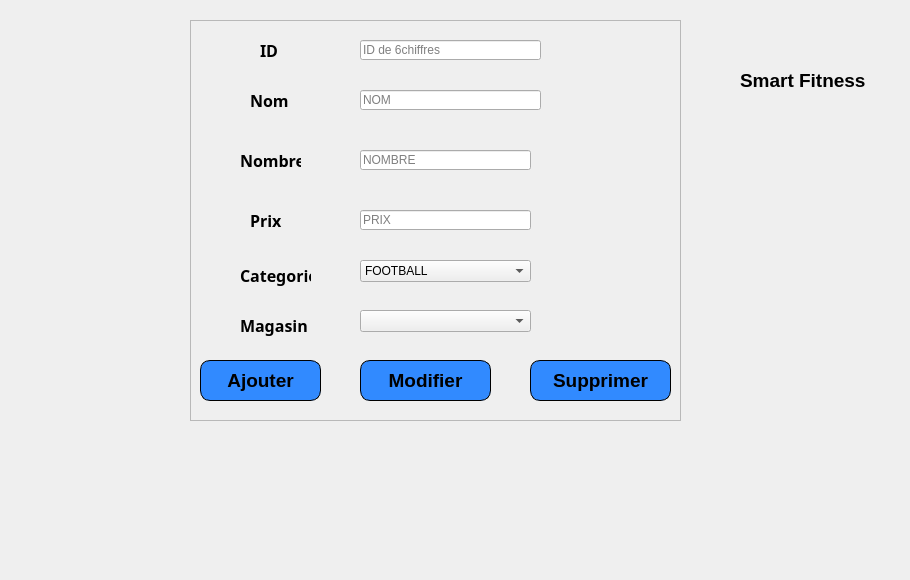
       <widget class="QWidget" name="tab_10">
        <attribute name="title">
         <string>Ajouter produit</string>
        </attribute>
        <widget class="QFrame" name="frame_3">
         <property name="geometry">
          <rect>
           <x>190</x>
           <y>20</y>
           <width>491</width>
           <height>401</height>
          </rect>
         </property>
         <property name="styleSheet">
          <string notr="true"/>
         </property>
         <property name="frameShape">
          <enum>QFrame::StyledPanel</enum>
         </property>
         <property name="frameShadow">
          <enum>QFrame::Raised</enum>
         </property>
         <widget class="QLineEdit" name="lineEdit_idpr">
          <property name="geometry">
           <rect>
            <x>170</x>
            <y>20</y>
            <width>181</width>
            <height>20</height>
           </rect>
          </property>
          <property name="styleSheet">
           <string notr="true"/>
          </property>
          <property name="text">
           <string/>
          </property>
          <property name="placeholderText">
           <string>ID de 6chiffres</string>
          </property>
         </widget>
         <widget class="QLineEdit" name="lineEdit_nompr">
          <property name="geometry">
           <rect>
            <x>170</x>
            <y>70</y>
            <width>181</width>
            <height>20</height>
           </rect>
          </property>
          <property name="styleSheet">
           <string notr="true"/>
          </property>
          <property name="placeholderText">
           <string>NOM</string>
          </property>
         </widget>
         <widget class="QLineEdit" name="lineEdit_nombrepr">
          <property name="geometry">
           <rect>
            <x>170</x>
            <y>130</y>
            <width>171</width>
            <height>20</height>
           </rect>
          </property>
          <property name="styleSheet">
           <string notr="true"/>
          </property>
          <property name="placeholderText">
           <string>NOMBRE</string>
          </property>
         </widget>
         <widget class="QLineEdit" name="lineEdit_prixpr">
          <property name="geometry">
           <rect>
            <x>170</x>
            <y>190</y>
            <width>171</width>
            <height>20</height>
           </rect>
          </property>
          <property name="styleSheet">
           <string notr="true"/>
          </property>
          <property name="placeholderText">
           <string>PRIX</string>
          </property>
         </widget>
         <widget class="QLabel" name="label_nomp">
          <property name="geometry">
           <rect>
            <x>60</x>
            <y>70</y>
            <width>41</width>
            <height>20</height>
           </rect>
          </property>
          <property name="font">
           <font>
            <family>Trebuchet MS</family>
            <pointsize>12</pointsize>
            <weight>75</weight>
            <bold>true</bold>
           </font>
          </property>
          <property name="text">
           <string>Nom</string>
          </property>
         </widget>
         <widget class="QLabel" name="label_nombrep">
          <property name="geometry">
           <rect>
            <x>50</x>
            <y>130</y>
            <width>61</width>
            <height>20</height>
           </rect>
          </property>
          <property name="font">
           <font>
            <family>Trebuchet MS</family>
            <pointsize>12</pointsize>
            <weight>75</weight>
            <bold>true</bold>
           </font>
          </property>
          <property name="text">
           <string>Nombre</string>
          </property>
         </widget>
         <widget class="QLabel" name="label_prixp">
          <property name="geometry">
           <rect>
            <x>60</x>
            <y>190</y>
            <width>41</width>
            <height>20</height>
           </rect>
          </property>
          <property name="font">
           <font>
            <family>Trebuchet MS</family>
            <pointsize>12</pointsize>
            <weight>75</weight>
            <bold>true</bold>
           </font>
          </property>
          <property name="styleSheet">
           <string notr="true"/>
          </property>
          <property name="text">
           <string>Prix</string>
          </property>
         </widget>
         <widget class="QLabel" name="label_categoriep">
          <property name="geometry">
           <rect>
            <x>50</x>
            <y>240</y>
            <width>71</width>
            <height>31</height>
           </rect>
          </property>
          <property name="font">
           <font>
            <family>Trebuchet MS</family>
            <pointsize>12</pointsize>
            <weight>75</weight>
            <bold>true</bold>
           </font>
          </property>
          <property name="text">
           <string>Categorie</string>
          </property>
         </widget>
         <widget class="QLabel" name="label_idp">
          <property name="geometry">
           <rect>
            <x>70</x>
            <y>20</y>
            <width>21</width>
            <height>20</height>
           </rect>
          </property>
          <property name="font">
           <font>
            <family>Trebuchet MS</family>
            <pointsize>12</pointsize>
            <weight>75</weight>
            <bold>true</bold>
           </font>
          </property>
          <property name="text">
           <string>ID</string>
          </property>
         </widget>
         <widget class="QComboBox" name="comboBox_cat">
          <property name="geometry">
           <rect>
            <x>170</x>
            <y>240</y>
            <width>171</width>
            <height>22</height>
           </rect>
          </property>
          <item>
           <property name="text">
            <string>FOOTBALL</string>
           </property>
          </item>
          <item>
           <property name="text">
            <string>HANDBALL</string>
           </property>
          </item>
          <item>
           <property name="text">
            <string>BASKETBALL</string>
           </property>
          </item>
          <item>
           <property name="text">
            <string>VOLLEYBALL</string>
           </property>
          </item>
         </widget>
         <widget class="QLabel" name="label_magasinp">
          <property name="geometry">
           <rect>
            <x>50</x>
            <y>290</y>
            <width>71</width>
            <height>31</height>
           </rect>
          </property>
          <property name="font">
           <font>
            <family>Trebuchet MS</family>
            <pointsize>12</pointsize>
            <weight>75</weight>
            <bold>true</bold>
           </font>
          </property>
          <property name="text">
           <string>Magasin</string>
          </property>
         </widget>
         <widget class="QComboBox" name="combobox_mag">
          <property name="geometry">
           <rect>
            <x>170</x>
            <y>290</y>
            <width>171</width>
            <height>22</height>
           </rect>
          </property>
         </widget>
         <widget class="QLabel" name="label_produit">
          <property name="geometry">
           <rect>
            <x>0</x>
            <y>0</y>
            <width>491</width>
            <height>400</height>
           </rect>
          </property>
          <property name="text">
           <string/>
          </property>
          <property name="pixmap">
           <pixmap resource="projet.qrc">:/images/imf.jpg</pixmap>
          </property>
         </widget>
         <widget class="QPushButton" name="pushButton_sauvgarderproduit">
          <property name="geometry">
           <rect>
            <x>10</x>
            <y>340</y>
            <width>121</width>
            <height>41</height>
           </rect>
          </property>
          <property name="font">
           <font>
            <family>Arial</family>
            <pointsize>14</pointsize>
            <weight>75</weight>
            <italic>false</italic>
            <bold>true</bold>
           </font>
          </property>
          <property name="styleSheet">
           <string notr="true">	border: 1px solid black;
border-radius: 10px;
padding: 0 8px;
background: #318aff;
font: bold, &quot;Arial&quot;;;
text-align:center;</string>
          </property>
          <property name="text">
           <string>Ajouter</string>
          </property>
          <property name="icon">
           <iconset resource="projet.qrc">
            <normaloff>:/images/add-button.png</normaloff>:/images/add-button.png</iconset>
          </property>
          <property name="iconSize">
           <size>
            <width>30</width>
            <height>30</height>
           </size>
          </property>
         </widget>
         <widget class="QPushButton" name="pushButton_modifierproduit">
          <property name="geometry">
           <rect>
            <x>170</x>
            <y>340</y>
            <width>131</width>
            <height>41</height>
           </rect>
          </property>
          <property name="font">
           <font>
            <family>Arial</family>
            <pointsize>14</pointsize>
            <weight>75</weight>
            <italic>false</italic>
            <bold>true</bold>
           </font>
          </property>
          <property name="styleSheet">
           <string notr="true">	border: 1px solid black;
border-radius: 10px;
padding: 0 8px;
background: #318aff;
font: bold, &quot;Arial&quot;;;
text-align:center;</string>
          </property>
          <property name="text">
           <string>Modifier</string>
          </property>
          <property name="icon">
           <iconset resource="projet.qrc">
            <normaloff>:/images/modifier.png</normaloff>:/images/modifier.png</iconset>
          </property>
          <property name="iconSize">
           <size>
            <width>30</width>
            <height>30</height>
           </size>
          </property>
         </widget>
         <widget class="QPushButton" name="pushButton_supprimerpr">
          <property name="geometry">
           <rect>
            <x>340</x>
            <y>340</y>
            <width>141</width>
            <height>41</height>
           </rect>
          </property>
          <property name="font">
           <font>
            <family>Arial</family>
            <pointsize>14</pointsize>
            <weight>75</weight>
            <italic>false</italic>
            <bold>true</bold>
           </font>
          </property>
          <property name="styleSheet">
           <string notr="true">	border: 1px solid black;
border-radius: 10px;
padding: 0 8px;
background: #318aff;
font: bold, &quot;Arial&quot;;;
text-align:center;</string>
          </property>
          <property name="text">
           <string>Supprimer</string>
          </property>
          <property name="icon">
           <iconset resource="projet.qrc">
            <normaloff>:/images/Erase.png</normaloff>:/images/Erase.png</iconset>
          </property>
          <property name="iconSize">
           <size>
            <width>25</width>
            <height>25</height>
           </size>
          </property>
         </widget>
         <zorder>label_produit</zorder>
         <zorder>lineEdit_idpr</zorder>
         <zorder>lineEdit_nompr</zorder>
         <zorder>lineEdit_nombrepr</zorder>
         <zorder>lineEdit_prixpr</zorder>
         <zorder>label_nomp</zorder>
         <zorder>label_nombrep</zorder>
         <zorder>label_prixp</zorder>
         <zorder>label_categoriep</zorder>
         <zorder>label_idp</zorder>
         <zorder>comboBox_cat</zorder>
         <zorder>label_magasinp</zorder>
         <zorder>combobox_mag</zorder>
         <zorder>pushButton_sauvgarderproduit</zorder>
         <zorder>pushButton_modifierproduit</zorder>
         <zorder>pushButton_supprimerpr</zorder>
        </widget>
        <widget class="QLabel" name="label_137">
         <property name="geometry">
          <rect>
           <x>740</x>
           <y>70</y>
           <width>141</width>
           <height>20</height>
          </rect>
         </property>
         <property name="font">
          <font>
           <pointsize>14</pointsize>
           <weight>75</weight>
           <bold>true</bold>
          </font>
         </property>
         <property name="styleSheet">
          <string notr="true">backgound-color:rgb(255, 0, 0)</string>
         </property>
         <property name="text">
          <string>Smart Fitness</string>
         </property>
        </widget>
        <widget class="QLabel" name="label_produit_3">
         <property name="geometry">
          <rect>
           <x>0</x>
           <y>0</y>
           <width>901</width>
           <height>571</height>
          </rect>
         </property>
         <property name="text">
          <string/>
         </property>
         <property name="pixmap">
          <pixmap resource="projet.qrc">:/images/haya.png</pixmap>
         </property>
        </widget>
        <widget class="QLabel" name="label_138">
         <property name="geometry">
          <rect>
           <x>750</x>
           <y>0</y>
           <width>121</width>
           <height>61</height>
          </rect>
         </property>
         <property name="styleSheet">
          <string notr="true">background-image: url(:/images/logo.png);</string>
         </property>
         <property name="text">
          <string/>
         </property>
        </widget>
        <zorder>label_produit_3</zorder>
        <zorder>label_137</zorder>
        <zorder>label_138</zorder>
        <zorder>frame_3</zorder>
       </widget>
